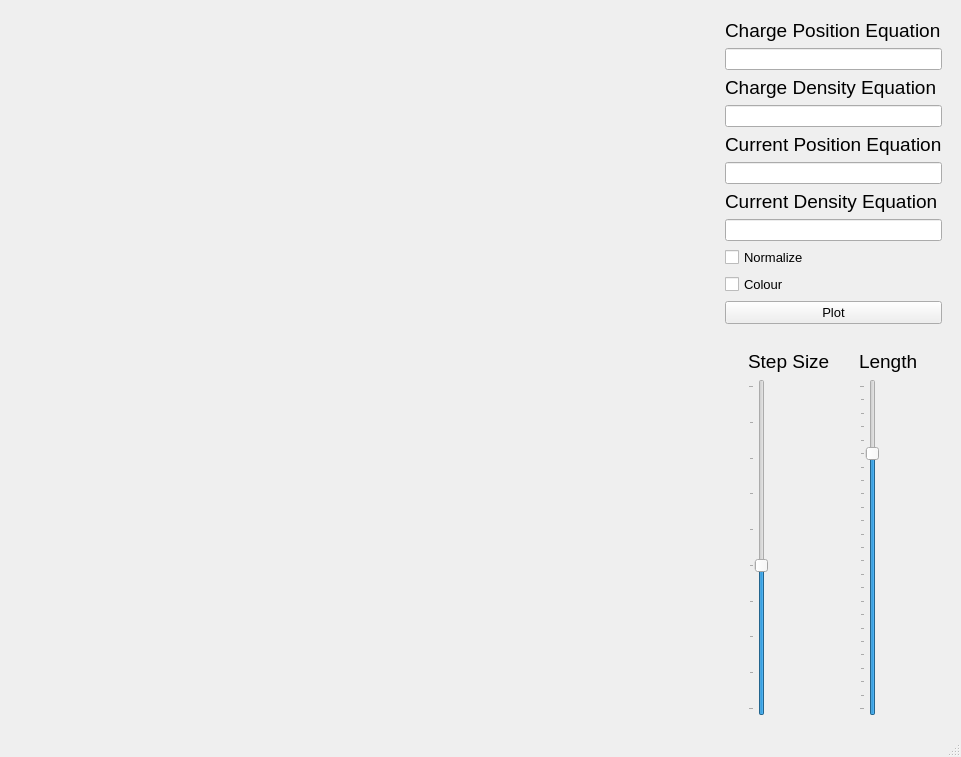
<?xml version="1.0" encoding="UTF-8"?>
<ui version="4.0">
 <class>MainWindow</class>
 <widget class="QMainWindow" name="MainWindow">
  <property name="geometry">
   <rect>
    <x>0</x>
    <y>0</y>
    <width>951</width>
    <height>757</height>
   </rect>
  </property>
  <property name="windowTitle">
   <string>MainWindow</string>
  </property>
  <widget class="QWidget" name="centralwidget">
   <layout class="QGridLayout" name="gridLayout_2">
    <item row="0" column="0" rowspan="2">
     <widget class="VispyPlot" name="graphWidget" native="true">
      <property name="minimumSize">
       <size>
        <width>700</width>
        <height>700</height>
       </size>
      </property>
     </widget>
    </item>
    <item row="0" column="1">
     <layout class="QVBoxLayout" name="verticalLayout">
      <property name="leftMargin">
       <number>10</number>
      </property>
      <property name="topMargin">
       <number>10</number>
      </property>
      <property name="rightMargin">
       <number>10</number>
      </property>
      <property name="bottomMargin">
       <number>10</number>
      </property>
      <item>
       <widget class="QLabel" name="ChargePositionLabel">
        <property name="font">
         <font>
          <pointsize>14</pointsize>
         </font>
        </property>
        <property name="text">
         <string>Charge Position Equation</string>
        </property>
       </widget>
      </item>
      <item>
       <widget class="QLineEdit" name="PositionLine"/>
      </item>
      <item>
       <widget class="QLabel" name="ChargeDensityLabel">
        <property name="font">
         <font>
          <pointsize>14</pointsize>
         </font>
        </property>
        <property name="text">
         <string>Charge Density Equation</string>
        </property>
       </widget>
      </item>
      <item>
       <widget class="QLineEdit" name="ChargeLine"/>
      </item>
      <item>
       <widget class="QLabel" name="CurrentPositionLabel">
        <property name="font">
         <font>
          <pointsize>14</pointsize>
         </font>
        </property>
        <property name="text">
         <string>Current Position Equation</string>
        </property>
       </widget>
      </item>
      <item>
       <widget class="QLineEdit" name="CurrentPositionLine"/>
      </item>
      <item>
       <widget class="QLabel" name="CurrentDensityLabel">
        <property name="font">
         <font>
          <pointsize>14</pointsize>
         </font>
        </property>
        <property name="text">
         <string>Current Density Equation</string>
        </property>
       </widget>
      </item>
      <item>
       <widget class="QLineEdit" name="CurrentLine"/>
      </item>
      <item>
       <widget class="QCheckBox" name="NormalizecheckBox">
        <property name="font">
         <font>
          <pointsize>10</pointsize>
         </font>
        </property>
        <property name="text">
         <string>Normalize</string>
        </property>
       </widget>
      </item>
      <item>
       <widget class="QCheckBox" name="ColourcheckBox">
        <property name="font">
         <font>
          <pointsize>10</pointsize>
         </font>
        </property>
        <property name="text">
         <string>Colour</string>
        </property>
       </widget>
      </item>
      <item>
       <widget class="QPushButton" name="PlotpushButton">
        <property name="font">
         <font>
          <pointsize>10</pointsize>
         </font>
        </property>
        <property name="text">
         <string>Plot</string>
        </property>
       </widget>
      </item>
     </layout>
    </item>
    <item row="1" column="1">
     <layout class="QGridLayout" name="gridLayout">
      <property name="leftMargin">
       <number>10</number>
      </property>
      <property name="topMargin">
       <number>10</number>
      </property>
      <property name="rightMargin">
       <number>10</number>
      </property>
      <property name="bottomMargin">
       <number>10</number>
      </property>
      <property name="horizontalSpacing">
       <number>6</number>
      </property>
      <item row="1" column="1">
       <widget class="QSlider" name="LengthSlider">
        <property name="minimum">
         <number>1</number>
        </property>
        <property name="maximum">
         <number>25</number>
        </property>
        <property name="pageStep">
         <number>1</number>
        </property>
        <property name="value">
         <number>20</number>
        </property>
        <property name="orientation">
         <enum>Qt::Vertical</enum>
        </property>
        <property name="tickPosition">
         <enum>QSlider::TicksAbove</enum>
        </property>
       </widget>
      </item>
      <item row="0" column="0">
       <widget class="QLabel" name="StepSizeLabel">
        <property name="font">
         <font>
          <pointsize>14</pointsize>
         </font>
        </property>
        <property name="autoFillBackground">
         <bool>false</bool>
        </property>
        <property name="text">
         <string>Step Size</string>
        </property>
        <property name="wordWrap">
         <bool>false</bool>
        </property>
       </widget>
      </item>
      <item row="0" column="1">
       <widget class="QLabel" name="LengthLabel">
        <property name="font">
         <font>
          <pointsize>14</pointsize>
         </font>
        </property>
        <property name="text">
         <string>Length</string>
        </property>
       </widget>
      </item>
      <item row="1" column="0">
       <widget class="QSlider" name="StepSizeSlider">
        <property name="minimum">
         <number>1</number>
        </property>
        <property name="maximum">
         <number>10</number>
        </property>
        <property name="pageStep">
         <number>1</number>
        </property>
        <property name="value">
         <number>5</number>
        </property>
        <property name="orientation">
         <enum>Qt::Vertical</enum>
        </property>
        <property name="tickPosition">
         <enum>QSlider::TicksAbove</enum>
        </property>
       </widget>
      </item>
     </layout>
    </item>
   </layout>
  </widget>
  <widget class="QMenuBar" name="menubar">
   <property name="geometry">
    <rect>
     <x>0</x>
     <y>0</y>
     <width>951</width>
     <height>21</height>
    </rect>
   </property>
  </widget>
  <widget class="QStatusBar" name="statusbar"/>
 </widget>
 <customwidgets>
  <customwidget>
   <class>VispyPlot</class>
   <extends>QWidget</extends>
   <header>vispyplot.h</header>
   <container>1</container>
  </customwidget>
 </customwidgets>
 <resources/>
 <connections/>
</ui>
